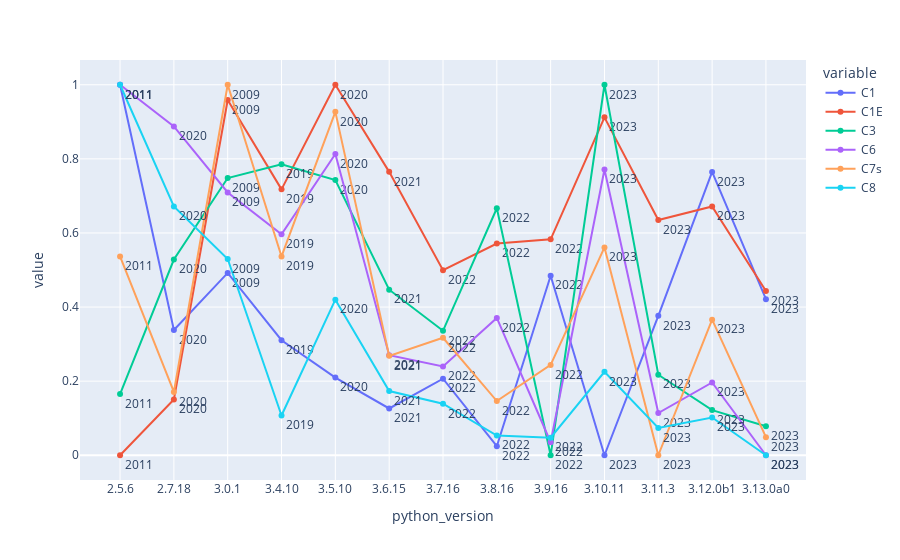

The notebook cell saved with this chart:
### Markdown cell above
### More parameters through different Python versions

### Code cell
fig = px.line(df, x="python_version", y=["C1","C1E","C3","C6","C7s","C8"], text=pd.to_datetime(df['release_date']).dt.year)
fig.update_traces(textposition="bottom right")
fig.show()

### Figure 1 — Plotly figure (JSON) as saved in the notebook; plotly's stock layout.template omitted (floating-point values rounded to 4 significant figures)
{"data": [{"hovertemplate": "variable=C1<br>python_version=%{x}<br>value=%{y}<br>text=%{text}<extra></extra>", "legendgroup": "C1", "line": {"color": "#636efa", "dash": "solid"}, "marker": {"symbol": "circle"}, "mode": "text+lines+markers", "name": "C1", "orientation": "v", "showlegend": true, "text": [2011, 2020, 2009, 2019, 2020, 2021, 2022, 2022, 2022, 2023, 2023, 2023, 2023], "textposition": "bottom right", "type": "scatter", "x": ["2.5.6", "2.7.18", "3.0.1", "3.4.10", "3.5.10", "3.6.15", "3.7.16", "3.8.16", "3.9.16", "3.10.11", "3.11.3", "3.12.0b1", "3.13.0a0"], "xaxis": "x", "y": [1.0, 0.3382, 0.4922, 0.3105, 0.2097, 0.1262, 0.2066, 0.02435, 0.4845, 0, 0.3763, 0.7648, 0.4212], "yaxis": "y"}, {"hovertemplate": "variable=C1E<br>python_version=%{x}<br>value=%{y}<br>text=%{text}<extra></extra>", "legendgroup": "C1E", "line": {"color": "#EF553B", "dash": "solid"}, "marker": {"symbol": "circle"}, "mode": "text+lines+markers", "name": "C1E", "orientation": "v", "showlegend": true, "text": [2011, 2020, 2009, 2019, 2020, 2021, 2022, 2022, 2022, 2023, 2023, 2023, 2023], "textposition": "bottom right", "type": "scatter", "x": ["2.5.6", "2.7.18", "3.0.1", "3.4.10", "3.5.10", "3.6.15", "3.7.16", "3.8.16", "3.9.16", "3.10.11", "3.11.3", "3.12.0b1", "3.13.0a0"], "xaxis": "x", "y": [0, 0.1507, 0.9588, 0.7176, 1, 0.7649, 0.4995, 0.5713, 0.5829, 0.912, 0.635, 0.6714, 0.4434], "yaxis": "y"}, {"hovertemplate": "variable=C3<br>python_version=%{x}<br>value=%{y}<br>text=%{text}<extra></extra>", "legendgroup": "C3", "line": {"color": "#00cc96", "dash": "solid"}, "marker": {"symbol": "circle"}, "mode": "text+lines+markers", "name": "C3", "orientation": "v", "showlegend": true, "text": [2011, 2020, 2009, 2019, 2020, 2021, 2022, 2022, 2022, 2023, 2023, 2023, 2023], "textposition": "bottom right", "type": "scatter", "x": ["2.5.6", "2.7.18", "3.0.1", "3.4.10", "3.5.10", "3.6.15", "3.7.16", "3.8.16", "3.9.16", "3.10.11", "3.11.3", "3.12.0b1", "3.13.0a0"], "xaxis": "x", "y": [0.1652, 0.5283, 0.7482, 0.7856, 0.7427, 0.4468, 0.3359, 0.6667, 0, 1, 0.2173, 0.1219, 0.07819], "yaxis": "y"}, {"hovertemplate": "variable=C6<br>python_version=%{x}<br>value=%{y}<br>text=%{text}<extra></extra>", "legendgroup": "C6", "line": {"color": "#ab63fa", "dash": "solid"}, "marker": {"symbol": "circle"}, "mode": "text+lines+markers", "name": "C6", "orientation": "v", "showlegend": true, "text": [2011, 2020, 2009, 2019, 2020, 2021, 2022, 2022, 2022, 2023, 2023, 2023, 2023], "textposition": "bottom right", "type": "scatter", "x": ["2.5.6", "2.7.18", "3.0.1", "3.4.10", "3.5.10", "3.6.15", "3.7.16", "3.8.16", "3.9.16", "3.10.11", "3.11.3", "3.12.0b1", "3.13.0a0"], "xaxis": "x", "y": [1, 0.8875, 0.7093, 0.5965, 0.8129, 0.2702, 0.2394, 0.3705, 0.03511, 0.7713, 0.1138, 0.1964, 0], "yaxis": "y"}, {"hovertemplate": "variable=C7s<br>python_version=%{x}<br>value=%{y}<br>text=%{text}<extra></extra>", "legendgroup": "C7s", "line": {"color": "#FFA15A", "dash": "solid"}, "marker": {"symbol": "circle"}, "mode": "text+lines+markers", "name": "C7s", "orientation": "v", "showlegend": true, "text": [2011, 2020, 2009, 2019, 2020, 2021, 2022, 2022, 2022, 2023, 2023, 2023, 2023], "textposition": "bottom right", "type": "scatter", "x": ["2.5.6", "2.7.18", "3.0.1", "3.4.10", "3.5.10", "3.6.15", "3.7.16", "3.8.16", "3.9.16", "3.10.11", "3.11.3", "3.12.0b1", "3.13.0a0"], "xaxis": "x", "y": [0.5366, 0.1707, 1.0, 0.5366, 0.9268, 0.2683, 0.3171, 0.1463, 0.2439, 0.561, 0, 0.3659, 0.04878], "yaxis": "y"}, {"hovertemplate": "variable=C8<br>python_version=%{x}<br>value=%{y}<br>text=%{text}<extra></extra>", "legendgroup": "C8", "line": {"color": "#19d3f3", "dash": "solid"}, "marker": {"symbol": "circle"}, "mode": "text+lines+markers", "name": "C8", "orientation": "v", "showlegend": true, "text": [2011, 2020, 2009, 2019, 2020, 2021, 2022, 2022, 2022, 2023, 2023, 2023, 2023], "textposition": "bottom right", "type": "scatter", "x": ["2.5.6", "2.7.18", "3.0.1", "3.4.10", "3.5.10", "3.6.15", "3.7.16", "3.8.16", "3.9.16", "3.10.11", "3.11.3", "3.12.0b1", "3.13.0a0"], "xaxis": "x", "y": [1.0, 0.6716, 0.5298, 0.1072, 0.4199, 0.1734, 0.139, 0.05325, 0.0473, 0.2253, 0.07353, 0.1019, 0], "yaxis": "y"}], "layout": {"legend": {"title": {"text": "variable"}, "tracegroupgap": 0}, "margin": {"t": 60}, "xaxis": {"anchor": "y", "domain": [0, 1], "title": {"text": "python_version"}}, "yaxis": {"anchor": "x", "domain": [0, 1], "title": {"text": "value"}}}}
